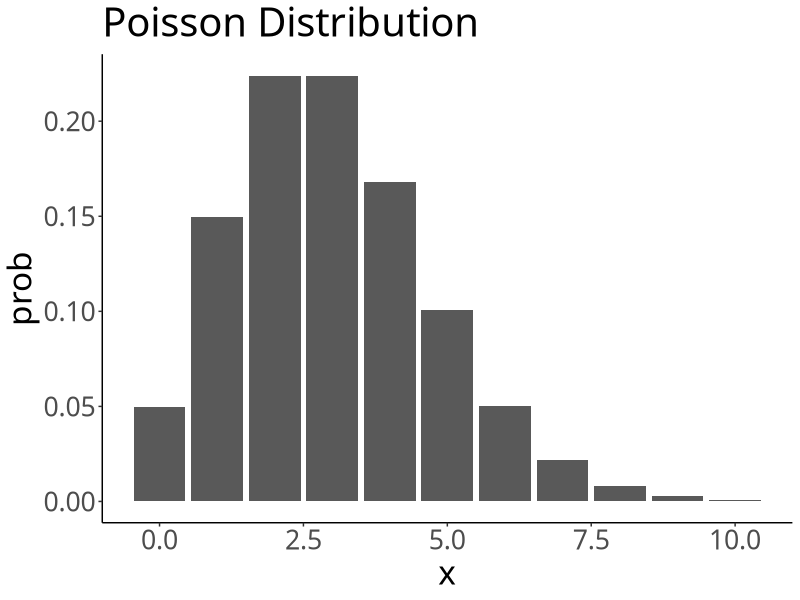
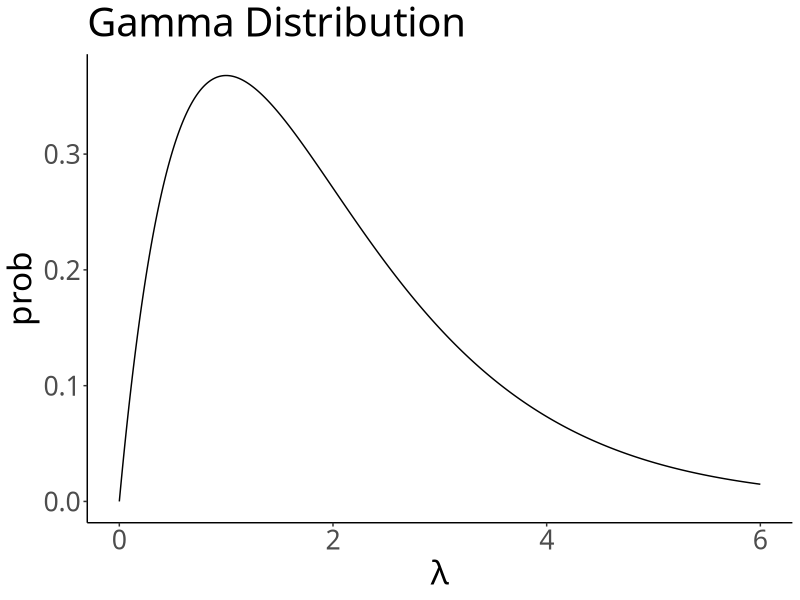
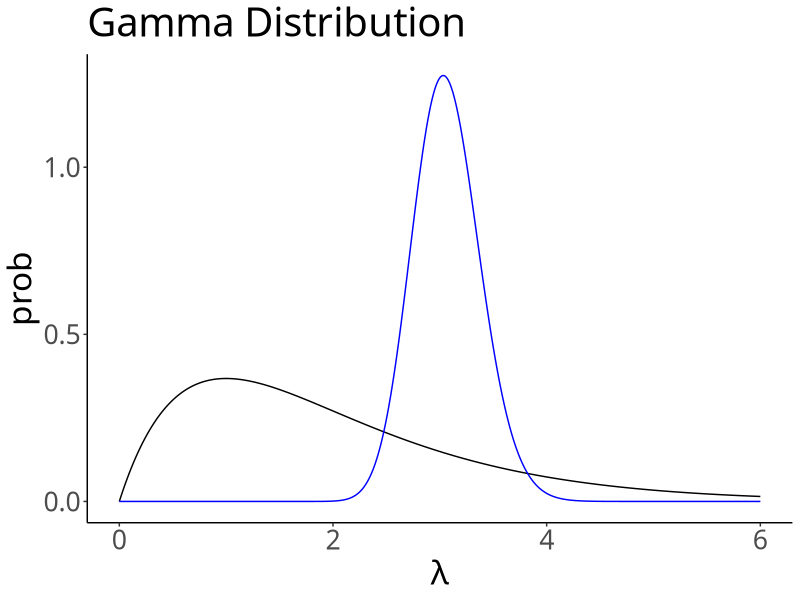

These charts were generated, in order, by the following R code:
## ---- chunk 1
library(ggplot2)
set.seed(1)
## ---- chunk 2
x <- 0:10
lambda <- 3
prob <- dpois(x, lambda)

ggplot() + 
  geom_bar(aes(x, prob), stat ="identity") +
  labs(x="x", y="prob", title="Poisson Distribution")+
  theme_classic(base_family = "HiraKakuPro-W3") +
  theme(text = element_text(size = 24))
## ---- chunk 3
a_pre <- 2
b_pre <- 1
x <- seq(0, 6, 0.01)
lambda_prob_pre <- dgamma(x, a_pre, b_pre)

plot <- ggplot()+
  geom_line(aes(x=x, y=lambda_prob_pre))+
  labs(x="λ", y="prob", title="Gamma Distribution")+
  theme_classic(base_family = "HiraKakuPro-W3") +
  theme(text = element_text(size = 24))
plot
## ---- chunk 4
data <- rpois(30, lambda)
N <- length(data)
## ---- chunk 5
a_pos <- sum(data) + a_pre
b_pos <- N + b_pre
x <- seq(0, 6, 0.01)
lambda_prob_pos <- dgamma(x, a_pos, b_pos)

plot + geom_line(aes(x=x, y=lambda_prob_pos), col="blue")
